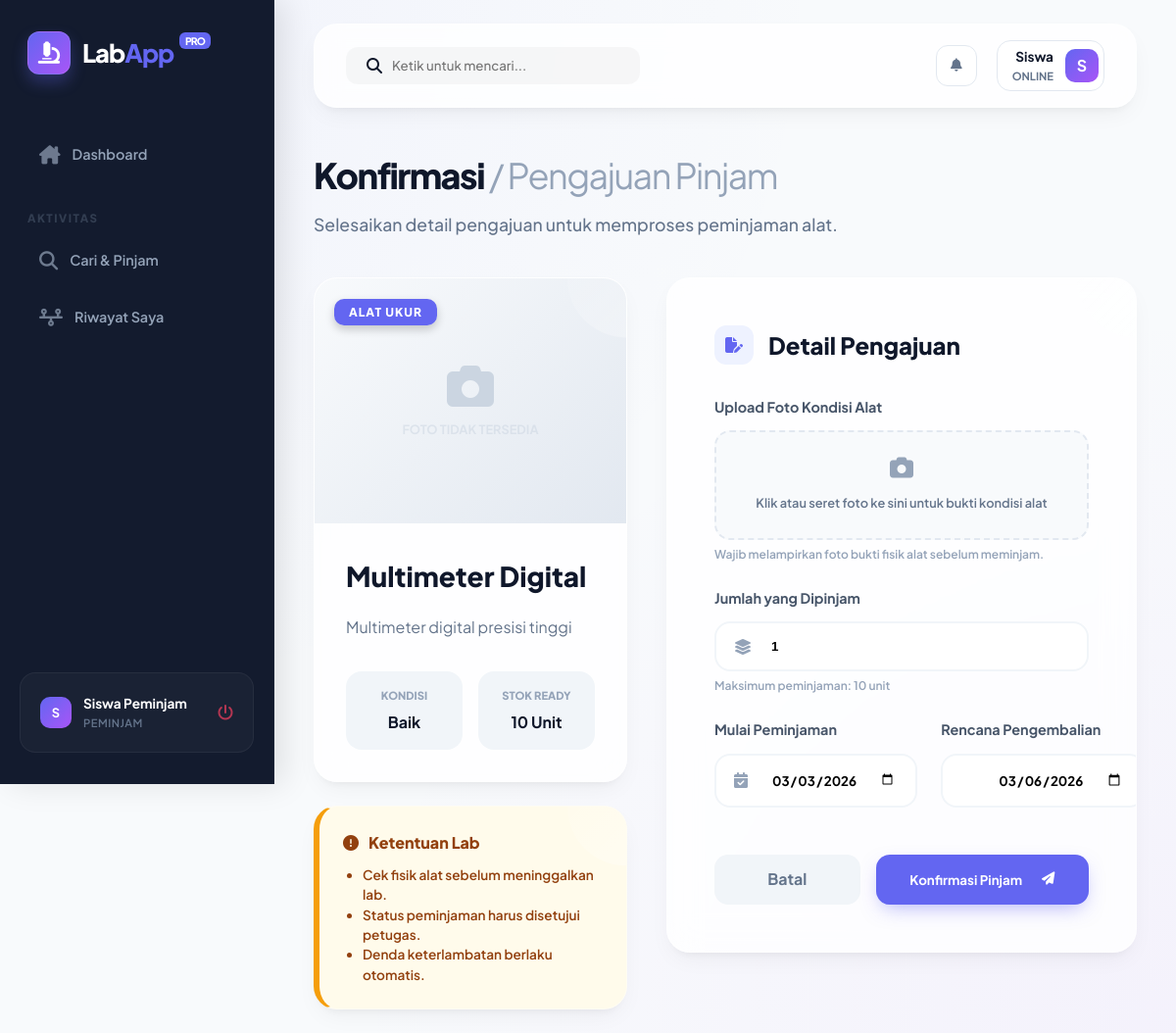
/public/peminjaman/ajukan/1 (signed in), run on the app's committed database.
### tables this page shows
CREATE TABLE `alat` (
  `id_alat` int(11) NOT NULL AUTO_INCREMENT,
  `nama_alat` varchar(100) NOT NULL,
  `id_kategori` int(11) NOT NULL,
  `stok` int(11) NOT NULL,
  `kondisi` varchar(50) NOT NULL,
  `deskripsi` text,
  `gambar` varchar(255) DEFAULT 'default.png',
  PRIMARY KEY (`id_alat`),
  KEY `id_kategori` (`id_kategori`),
  CONSTRAINT `fk_alat_kategori` FOREIGN KEY (`id_kategori`) REFERENCES `kategori` (`id_kategori`) ON UPDATE CASCADE
);

CREATE TABLE `kategori` (
  `id_kategori` int(11) NOT NULL AUTO_INCREMENT,
  `nama_kategori` varchar(50) NOT NULL,
  PRIMARY KEY (`id_kategori`)
);

### app/core/Controller.php (called while the page is built, shortened)
<?php
class Controller {
    public function view($view, $data = []) {
        require_once '../app/views/' . $view . '.php';
    }
    public function model($model) {
        return new $model;
    }
}

### app/controllers/Peminjaman.php (called while the page is built, shortened)
<?php
class Peminjaman extends Controller {
    public function ajukan($id_alat) {
        $data['judul'] = 'Ajukan Peminjaman';
        $data['alat'] = $this->model('Alat_model')->getAlatById($id_alat);
        $this->view('peminjaman/ajukan', $data);
    }
}

### app/core/App.php (called while the page is built, shortened)
<?php
class App {
    protected $method = 'index';
    protected $params = [];
    public function __construct() {
        $url = $this->parseURL();
        if(isset($url[0])) {
            if(file_exists('../app/controllers/' . ucfirst($url[0]) . '.php')) {
                unset($url[0]);
            }
        }
        $this->controller = new $this->controller;
        if(isset($url[1])) {
            if(method_exists($this->controller, $url[1])) {
                $this->method = $url[1];
                unset($url[1]);
            }
        }
        if(!empty($url)) {
            $this->params = array_values($url);
        }
        call_user_func_array([$this->controller, $this->method], $this->params);
    }
    public function parseURL() {
        if(isset($_GET['url'])) {
            $url = rtrim($_GET['url'], '/');
            $url = filter_var($url, FILTER_SANITIZE_URL);
            $url = explode('/', $url);
            return $url;
        }
    }
}

### public/index.php (called while the page is built, shortened)
<?php
$app = new App;

### app/core/Database.php (called while the page is built, shortened)
<?php
class Database {
    private $host = DB_HOST;
    private $user = DB_USER;
    private $pass = DB_PASS;
    private $db_name = DB_NAME;
    private $dbh;
    private $stmt;
    public function __construct() {
        $dsn = 'mysql:host=' . $this->host . ';dbname=' . $this->db_name;
        $option = [
            PDO::ATTR_PERSISTENT => true,
            PDO::ATTR_ERRMODE => PDO::ERRMODE_EXCEPTION
        ];
        try {
            $this->dbh = new PDO($dsn, $this->user, $this->pass, $option);
        } catch(PDOException $e) {
            die($e->getMessage());
        }
    }
    public function query($query) {
        $this->stmt = $this->dbh->prepare($query);
    }
    public function bind($param, $value, $type = null) {
        if(is_null($type)) {
            switch(true) {
                default:
                    $type = PDO::PARAM_STR;
            }
        }
        $this->stmt->bindValue($param, $value, $type);
    }
    public function execute() {
        $this->stmt->execute();
    }
    public function single() {
        $this->execute();
        return $this->stmt->fetch(PDO::FETCH_ASSOC);
    }
}

### app/models/Alat_model.php (called while the page is built, shortened)
<?php
class Alat_model {
    private $table = 'alat';
    private $db;
    public function __construct() {
        $this->db = new Database;
    }
    public function getAlatById($id) {
        $this->db->query('SELECT alat.*, kategori.nama_kategori FROM ' . $this->table . ' JOIN kategori ON alat.id_kategori = kategori.id_kategori WHERE id_alat=:id');
        $this->db->bind('id', $id);
        return $this->db->single();
    }
}

### app/views/peminjaman/ajukan.php (the view, shortened to what this page needs)
<div style="margin-bottom: 2.5rem;">
    <h1 style="font-size: 2.25rem; font-weight: 800; color: var(--dark); letter-spacing: -1.5px; margin-bottom: 0.5rem;">
        Konfirmasi <span style="font-weight: 400; color: #94a3b8;">/ Pengajuan Pinjam</span>
    </h1>
    <p style="color: #64748b; font-weight: 500; font-size: 1.1rem;">Selesaikan detail pengajuan untuk memproses peminjaman alat.</p>
</div>
<div style="display: grid; grid-template-columns: 1fr 1.5fr; gap: 2.5rem; align-items: start;">
    <div style="display: flex; flex-direction: column; gap: 1.5rem;">
        <div class="glass-card" style="padding: 0; overflow: hidden; animation: slideInLeft 0.5s ease-out;">
            <div style="height: 250px; background: #f1f5f9; display: flex; align-items: center; justify-content: center; position: relative; overflow: hidden;">
                <?php if($data['alat']['gambar'] && $data['alat']['gambar'] != 'default.png') : ?>
                    <img src="<?= BASEURL; ?>/img/alat/<?= $data['alat']['gambar']; ?>" style="width: 100%; height: 100%; object-fit: cover;">
                <?php else : ?>
                    <div style="width: 100%; height: 100%; display: flex; flex-direction: column; align-items: center; justify-content: center; background: linear-gradient(135deg, #f8fafc, #e2e8f0); color: #cbd5e1;">
                        <i class="fas fa-camera" style="font-size: 3rem; margin-bottom: 10px;"></i>
                        <span style="font-size: 0.8rem; font-weight: 700; opacity: 0.5;">FOTO TIDAK TERSEDIA</span>
                    </div>
                <?php endif; ?>
                <div style="position: absolute; top: 20px; left: 20px;">
                    <span style="background: var(--primary); color: white; padding: 6px 15px; border-radius: 10px; font-size: 0.75rem; font-weight: 800; text-transform: uppercase; letter-spacing: 1px; box-shadow: 0 4px 10px rgba(0,0,0,0.2);">
                        <?= $data['alat']['nama_kategori'] ?? 'Kategori'; ?>
                    </span>
                </div>
            </div>
            <div style="padding: 2rem;">
                <h2 style="font-weight: 800; font-size: 1.75rem; color: var(--dark); margin-bottom: 1rem;"><?= $data['alat']['nama_alat']; ?></h2>
                <p style="color: #64748b; line-height: 1.6; margin-bottom: 2rem;"><?= $data['alat']['deskripsi']; ?></p>
                <div style="display: grid; grid-template-columns: 1fr 1fr; gap: 1rem;">
                    <div style="background: #f1f5f9; padding: 1rem; border-radius: 16px; text-align: center;">
                        <div style="font-size: 0.7rem; font-weight: 800; color: #94a3b8; text-transform: uppercase; margin-bottom: 5px;">Kondisi</div>
                        <div style="font-weight: 700; color: var(--dark);"><?= $data['alat']['kondisi']; ?></div>
                    </div>
                    <div style="background: #f1f5f9; padding: 1rem; border-radius: 16px; text-align: center;">
                        <div style="font-size: 0.7rem; font-weight: 800; color: #94a3b8; text-transform: uppercase; margin-bottom: 5px;">Stok Ready</div>
                        <div style="font-weight: 700; color: var(--dark);"><?= $data['alat']['stok']; ?> Unit</div>
                    </div>
                </div>
            </div>
        </div>
        <div class="glass-card" style="padding: 1.5rem; background: #fffbeb; border-left: 6px solid #f59e0b; animation: slideInLeft 0.7s ease-out;">
            <h4 style="color: #92400e; font-weight: 800; margin-bottom: 10px; display: flex; align-items: center; gap: 10px;">
                <i class="fas fa-circle-exclamation"></i> Ketentuan Lab
            </h4>
            <ul style="color: #92400e; font-size: 0.85rem; font-weight: 600; padding-left: 1.25rem; line-height: 1.5;">
                <li>Cek fisik alat sebelum meninggalkan lab.</li>
                <li>Status peminjaman harus disetujui petugas.</li>
                <li>Denda keterlambatan berlaku otomatis.</li>
            </ul>
        </div>
    </div>
    <div class="glass-card" style="padding: 3rem; animation: fadeInUp 0.5s ease-out;">
        <h3 style="font-weight: 800; font-size: 1.5rem; margin-bottom: 2rem; display: flex; align-items: center; gap: 15px;">
            <div style="width: 40px; height: 40px; background: #eef2ff; color: var(--primary); border-radius: 12px; display: flex; align-items: center; justify-content: center; font-size: 1rem;">
                <i class="fas fa-file-pen"></i>
            </div>
            Detail Pengajuan
        </h3>
        <form action="<?= BASEURL; ?>/peminjaman/proses_ajukan" method="post" enctype="multipart/form-data">
            <div style="margin-bottom: 1.5rem;">
                <label style="display: block; font-weight: 700; color: #475569; font-size: 0.9rem; margin-bottom: 0.75rem;">Upload Foto Kondisi Alat</label>
                <div style="position: relative; background: #f8fafc; border: 2px dashed #e2e8f0; padding: 1.5rem; border-radius: 16px; text-align: center; transition: 0.3s;" onmouseover="this.style.borderColor='var(--primary)'" onmouseout="this.style.borderColor='#e2e8f0'">
                    <i class="fas fa-camera" style="font-size: 1.5rem; color: #94a3b8; margin-bottom: 10px; display: block;"></i>
                    <span style="font-size: 0.8rem; color: #64748b; font-weight: 600;">Klik atau seret foto ke sini untuk bukti kondisi alat</span>
                </div>
                <small style="color: #94a3b8; font-weight: 600; font-size: 0.75rem; margin-top: 5px; display: block;">Wajib melampirkan foto bukti fisik alat sebelum meminjam.</small>
            </div>
            <div style="margin-bottom: 1.5rem;">
                <label style="display: block; font-weight: 700; color: #475569; font-size: 0.9rem; margin-bottom: 0.75rem;">Jumlah yang Dipinjam</label>
                <div style="position: relative;">
                    <i class="fas fa-layer-group" style="position: absolute; left: 1.25rem; top: 50%; transform: translateY(-50%); color: #94a3b8;"></i>
                    <input type="number" name="jumlah" min="1" max="<?= $data['alat']['stok']; ?>" value="1" required
                        style="width: 100%; padding: 1rem 1.25rem 1rem 3.5rem; border-radius: 16px; border: 2px solid #f1f5f9; outline: none; transition: 0.3s; font-weight: 700;">
                </div>
                <small style="color: #94a3b8; font-weight: 600; font-size: 0.75rem; margin-top: 5px; display: block;">Maksimum peminjaman: <?= $data['alat']['stok']; ?> unit</small>
            </div>
            <div style="display: grid; grid-template-columns: 1fr 1fr; gap: 1.5rem; margin-bottom: 2rem;">
                <div>
                    <label style="display: block; font-weight: 700; color: #475569; font-size: 0.9rem; margin-bottom: 0.75rem;">Mulai Peminjaman</label>
                    <div style="position: relative;">
                        <i class="fas fa-calendar-check" style="position: absolute; left: 1.25rem; top: 50%; transform: translateY(-50%); color: #94a3b8;"></i>
                        <input type="date" name="tanggal_pinjam" value="<?= date('Y-m-d'); ?>" required
                            style="width: 100%; padding: 1rem 1.25rem 1rem 3.5rem; border-radius: 16px; border: 2px solid #f1f5f9; outline: none; transition: 0.3s; font-weight: 700; font-family: inherit;">
                    </div>
                </div>
                <div>
                    <label style="display: block; font-weight: 700; color: #475569; font-size: 0.9rem; margin-bottom: 0.75rem;">Rencana Pengembalian</label>
                    <div style="position: relative;">
                        <input type="date" name="tanggal_kembali_rencana" id="tgl_kembali" required
                            style="width: 100%; padding: 1rem 1.25rem 1rem 3.5rem; border-radius: 16px; border: 2px solid #f1f5f9; outline: none; transition: 0.3s; font-weight: 700; font-family: inherit;">
                    </div>
                </div>
            </div>
            <div style="display: flex; gap: 1rem; margin-top: 3rem;">
                <a href="<?= BASEURL; ?>/alat/daftar" class="modern-btn" style="flex: 1; justify-content: center; background: #f1f5f9; color: #64748b;">Batal</a>
                <button type="submit" class="modern-btn btn-glass-primary" style="flex: 2; justify-content: center; padding: 1rem;"
                    onclick="return confirm('Kirimkan pengajuan peminjaman ini?')">
                    Konfirmasi Pinjam <i class="fas fa-paper-plane" style="margin-left: 10px;"></i>
                </button>
            </div>
        </form>
    </div>
</div>

### public/css/style.css (style rules this page uses)
:root { --primary: #6366f1; --primary-glow: rgba(99, 102, 241, 0.4); --secondary: #a855f7; --accent: #f43f5e; --success: #10b981; --warning: #f59e0b; --danger: #ef4444; --dark: #0f172a; --background: #f8fafc; --surface: rgba(255, 255, 255, 0.8); --sidebar-width: 280px; --radius-xl: 24px; --radius-lg: 16px; --shadow-soft: 0 10px 25px -5px rgba(0, 0, 0, 0.05), 0 8px 10px -6px rgba(0, 0, 0, 0.05); --shadow-bold: 0 20px 25px -5px rgba(0, 0, 0, 0.1), 0 8px 10px -6px rgba(0, 0, 0, 0.1); --transition: all 0.4s cubic-bezier(0.16, 1, 0.3, 1); }
* { margin: 0; padding: 0; box-sizing: border-box; }
body { font-family: 'Plus Jakarta Sans', sans-serif; background-color: var(--background); color: var(--dark); line-height: 1.6; overflow-x: hidden; background-image: radial-gradient(at 0% 0%, rgba(99, 102, 241, 0.05) 0px, transparent 50%), radial-gradient(at 100% 100%, rgba(168, 85, 247, 0.05) 0px, transparent 50%); }
.glass-card { background: var(--surface); backdrop-filter: blur(16px); border: 1px solid rgba(255, 255, 255, 0.4); border-radius: var(--radius-xl); padding: 1.75rem; box-shadow: var(--shadow-soft); transition: var(--transition); animation: fadeInUp 0.8s ease-out forwards; position: relative; overflow: hidden; }
.glass-card::after { content: ''; position: absolute; top: 0; right: 0; width: 120px; height: 120px; background: linear-gradient(135deg, transparent, rgba(255, 255, 255, 0.4)); clip-path: circle(50% at 100% 0); }
.modern-btn { padding: 0.8rem 1.75rem; border-radius: 14px; font-weight: 700; text-decoration: none; display: inline-flex; align-items: center; gap: 10px; transition: var(--transition); border: none; cursor: pointer; font-family: inherit; }
.btn-glass-primary { background: var(--primary); color: white; box-shadow: 0 8px 20px -6px rgba(99, 102, 241, 0.5); }

### data on the page
alat: id_kategori.nama_kategori "ALAT UKUR", nama_alat "Multimeter Digital", deskripsi "Multimeter digital presisi tinggi", kondisi "Baik", stok "10"

### other printed values
substr($_SESSION['user_session']['nama_lengkap'], 0, 1) "S"
$_SESSION['user_session']['nama_lengkap'] "Siswa Peminjam"
$_SESSION['user_session']['role'] "PEMINJAM"
explode(' ', $_SESSION['user_session']['nama_lengkap'])[0] "Siswa"
